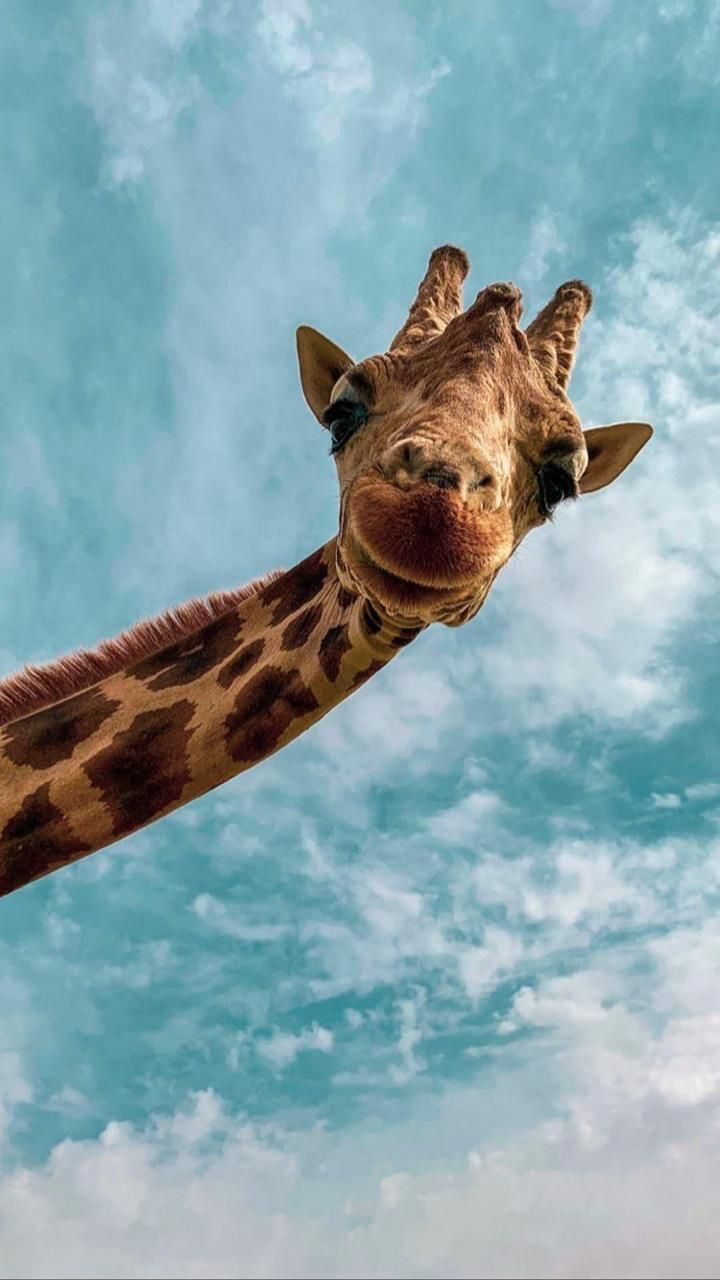
#> input picture merve.jpeg, 720 x 1280 px
$ python Task11.py   (older library calls are emulated)
#> lines starting #> are read from the running program, lines starting #| are printed output that depends on the picture
import cv2
import numpy
import numpy as np
def main():
    x = ""
    while x != "6":
        print("Smoothing Filter (Averaging) -->  PRESS 1 ")
        print("Median Filter -->  PRES 2 ")
        print("Edge Detection Filter (Sobel) --> PRESS 3 ")
        print("High Pass Filter Sharpen --> PRESS 4 ")
        print("Gaussian Blur Filter --> PRESS 5")
        print("To exit press 6")
        x = input("Please select one of them")
#> the answer given: 1

        if x == "1":
            Averaging()
        elif x == "2":
            MedianFilter()
        elif x == "3":
            EdgeDetection()
        elif x == "4":
            HighPass()
        elif x == "5":
            GaussianBlur()
        elif x == "6":
            print("Good bye!")
            break
        else:
            print("TRY AGAIN!")

# [69 lines left out: functions EdgeDetection, HighPass, GaussianBlur, MedianFilter, not called in this run]


def Averaging():
    img = cv2.imread('merve.jpeg', 0)
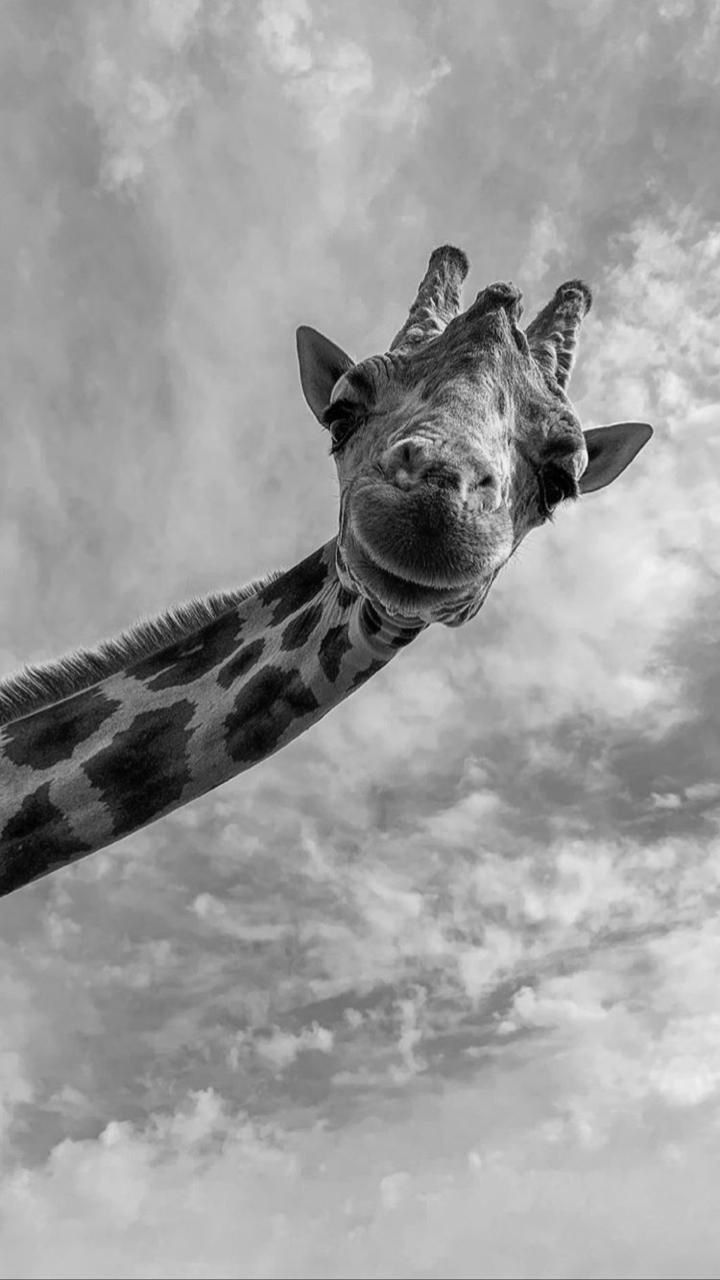
#> img: shape (1280, 720); min 0, max 248, mean 156.4
    m, n = img.shape
#> m = 1280; n = 720

    mask = np.ones([3, 3], dtype=int)
    mask = mask / 9

    img_new = np.zeros([m, n])

    for i in range(1, m - 1):
        for j in range(1, n - 1):
            temp = img[i - 1, j - 1] * mask[0, 0] + img[i - 1, j] * mask[0, 1] + img[i - 1, j + 1] * mask[0, 2] + img[
                i, j - 1] * mask[1, 0] + img[i, j] * mask[1, 1] + img[i, j + 1] * mask[1, 2] + img[i + 1, j - 1] * mask[
                       2, 0] + img[i + 1, j] * mask[2, 1] + img[i + 1, j + 1] * mask[2, 2]

            img_new[i, j] = temp

    img_new = img_new.astype(np.uint8)
    cv2.imshow("Averaging", numpy.hstack((img, img_new)))
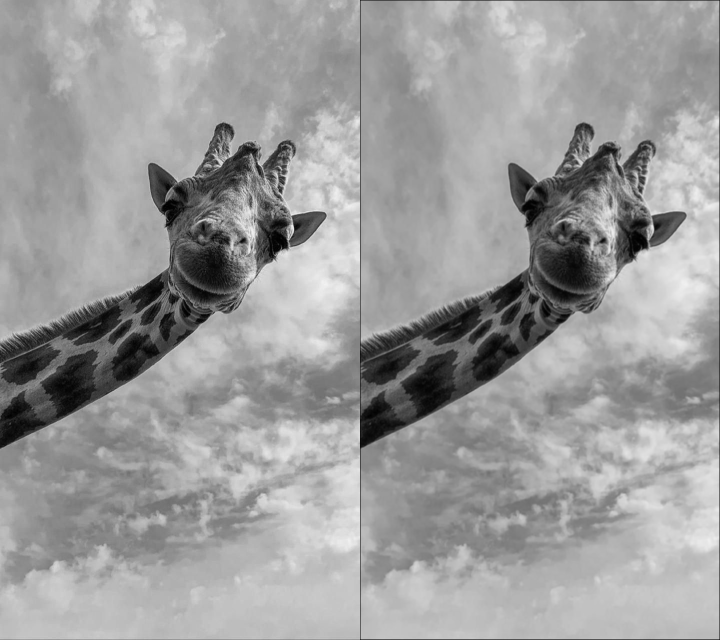
#> window 'Averaging': shape (1280, 1440) (shown at 1/2 size); min 0, max 248, mean 155.8
    cv2.waitKey(0)

#> (the run stopped early here; a loop or call above may not have finished)
